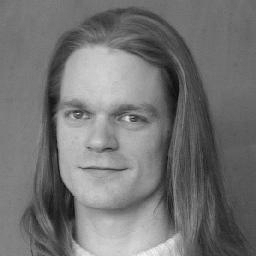
#> input picture Project 1/Task1_4/bauckhage.jpg, 256 x 256 px
$ python Task_1.4.py
#> lines starting #> are read from the running program, lines starting #| are printed output that depends on the picture
import numpy.fft as fft
import numpy as np
import matplotlib.pyplot as plt

def write_intensity_image(f, filename):
    plt.imshow(f, cmap='gray')
    plt.savefig(filename)

g = plt.imread('bauckhage.jpg')
#> g is the input picture: shape (256, 256); min 8, max 244, mean 115.4
h = plt.imread('clock.jpg')
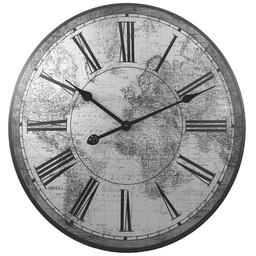
#> input picture Project 1/Task1_4/clock.jpg, 256 x 256 px
#> h is the input picture: shape (256, 256); min 11, max 255, mean 175.6

if len(g.shape) == 3:
    g = np.mean(g, axis=2)

if len(h.shape) == 3:
    h = np.mean(h, axis=2)

# Fourier transform of image g
G = fft.fft2(g)

# Fourier transform of image f
H = fft.fft2(h)

# sum the squares of real and imaginary parts, then, take their square root to get the modulus.
magnitudeG = np.abs(G)
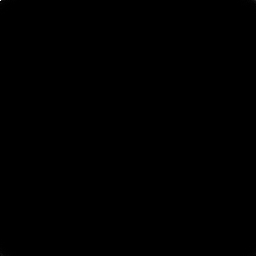
#> magnitudeG: shape (256, 256) float64; min 2.6, max 7561567, mean 1994.6; drawn with min black and max white

# evaluate the phase of entries in other image
phaseH = np.arctan2(H.imag, H.real)
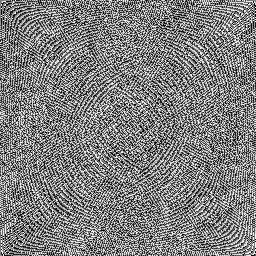
#> phaseH: shape (256, 256) float64; min -3.14, max 3.14, mean 4.79e-05; drawn with min black and max white

# Calculate the real values for every pixel
newReal = magnitudeG * np.cos(phaseH)

# Calculate the imaginary part for every pixel
newImaginary = magnitudeG * np.sin(phaseH) * 1j

# Put the real and imaginary part together, find K
K = newReal + newImaginary

# Inverse Fourier transform K
inverseK = fft.ifft2(K)

write_intensity_image(np.log(np.abs(fft.fftshift(magnitudeG))), 'magnitude of G.png')
#> in write_intensity_image, `plt.savefig(filename)`:
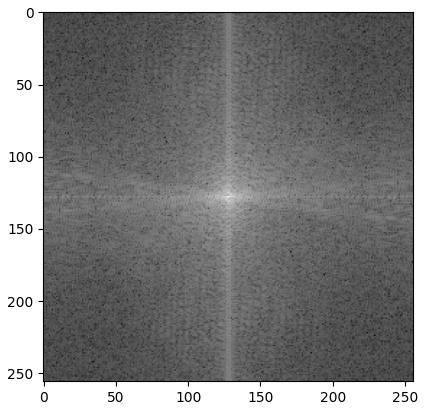
#> figure drawn by matplotlib, 1 panel
write_intensity_image(np.log((np.abs(fft.fftshift(phaseH)))), 'phase of H.png')
write_intensity_image(np.log((np.abs(fft.fftshift(newReal)))), 'real part of F(result).png')
#> call 3 of write_intensity_image, with filename = 'real part of F(result).png'
#> in write_intensity_image (call 3), `plt.savefig(filename)`:
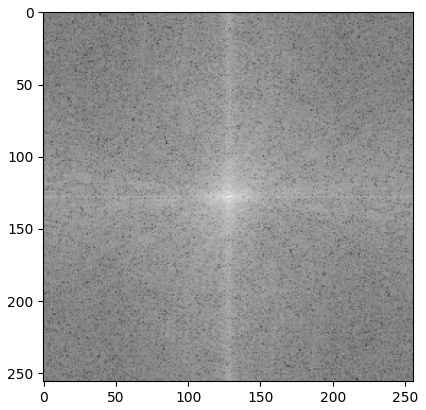
#> figure drawn by matplotlib, 1 panel
write_intensity_image(np.log((np.abs(fft.fftshift(newImaginary)))), 'imaginary of F(result).png')
#> call 4 of write_intensity_image, with filename = 'imaginary of F(result).png'
#> in write_intensity_image (call 4), `plt.savefig(filename)`:
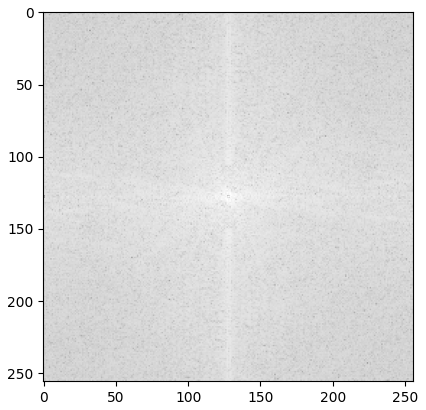
#> figure drawn by matplotlib, 1 panel
write_intensity_image(np.log((np.abs(fft.fftshift(K)))), 'log(abs(Fourier(result))).png')
write_intensity_image((np.abs(inverseK)), 'inverse Fourier transform of result.png')
#> in write_intensity_image (call 6), `plt.savefig(filename)`:
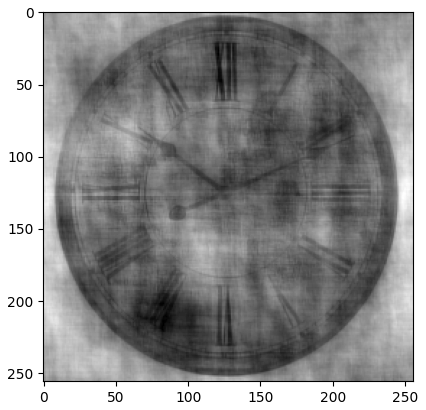
#> figure drawn by matplotlib, 1 panel
